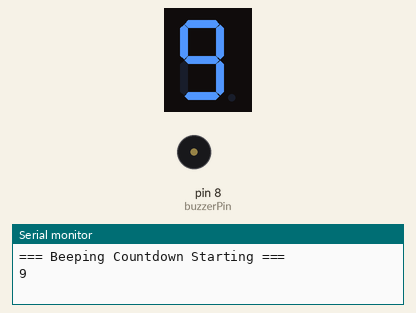
Simulated run of this sketch. Board: Arduino Uno, built with avr-gcc and run on an emulated ATmega328P. Parts: 1-digit seven-segment display, buzzer (waves = sounding), the last lines printed to the serial monitor. Wiring (inferred from the names in the program): 1-digit 7-segment display, segments lit when HIGH: segments pin 2, pin 3, pin 4, pin 5, pin 6, pin 7, pin 9. The segment pins are drawn as the display they are named for.

Above: at 0.3 s.
At 4.3 s:
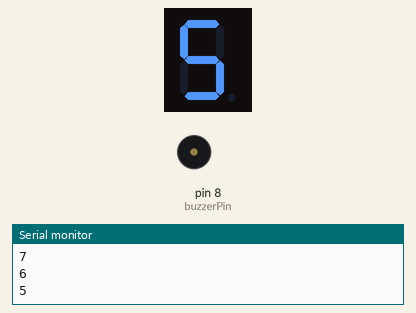
At 9.1 s:
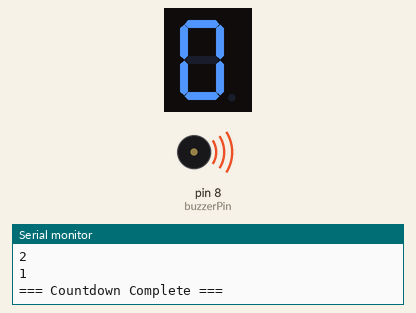
At 10.1 s:
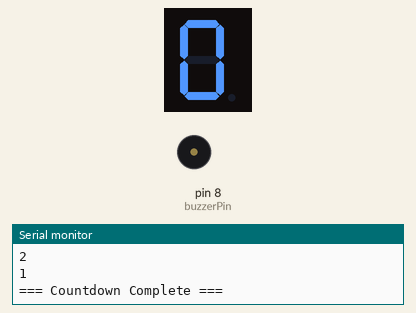
Timing chart, 0 to 11.6 s (numbered marks = the images above):
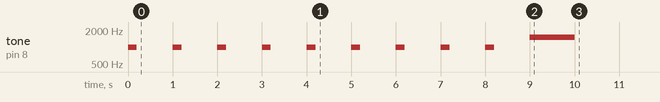

The sketch:

TASK5.ino.ino
```cpp
// Pin definitions
const int buzzerPin = 8;
const int segPins[7] = {2, 3, 4, 5, 6, 7, 9}; // pins for segments a-g

// Segment encoding for digits 0-9
// Segments: a, b, c, d, e, f, g
const bool digits[10][7] = {
  {1,1,1,1,1,1,0}, // 0
  {0,1,1,0,0,0,0}, // 1
  {1,1,0,1,1,0,1}, // 2
  {1,1,1,1,0,0,1}, // 3
  {0,1,1,0,0,1,1}, // 4
  {1,0,1,1,0,1,1}, // 5
  {1,0,1,1,1,1,1}, // 6
  {1,1,1,0,0,0,0}, // 7
  {1,1,1,1,1,1,1}, // 8
  {1,1,1,1,0,1,1}  // 9
};

// Function to display a digit on the 7-segment display
void showDigit(int num) {
  for (int i = 0; i < 7; i++) {
    digitalWrite(segPins[i], digits[num][i]);
  }
}

void setup() {
  // Set buzzer pin as output
  pinMode(buzzerPin, OUTPUT);

  // Set all segment pins as output
  for (int i = 0; i < 7; i++) {
    pinMode(segPins[i], OUTPUT);
  }

  // Start Serial communication
  Serial.begin(9600);
  Serial.println("=== Beeping Countdown Starting ===");

  // Countdown loop from 9 to 1 (inside setup)
  int count = 9;
  while (count >= 1) {
    Serial.println(count);         // Print current count to Serial Monitor
    showDigit(count);              // Display digit on 7-segment
    tone(buzzerPin, 1000, 200);    // Short beep
    delay(1000);                   // Wait 1 second
    count--;
  }

  // After loop: show 0 on the display
  showDigit(0);

  // Play longer "completion" tone
  tone(buzzerPin, 1500, 1000);

  // Print completion message
  Serial.println("=== Countdown Complete ===");
}

void loop() {
  // loop() is empty — everything happens once in setup()
}
```

Measured:
- by itself, tone on pin 8 (buzzerPin): plays 1000 Hz for 0.20 s, 1000 Hz for 0.20 s, 1000 Hz for 0.20 s, 1000 Hz for 0.20 s, 1000 Hz for 0.20 s, 1000 Hz for 0.20 s … (10 notes in this stretch)
- what the display in image 1 shows lasts 1.0 s, from 4.0 s to 5.0 s
